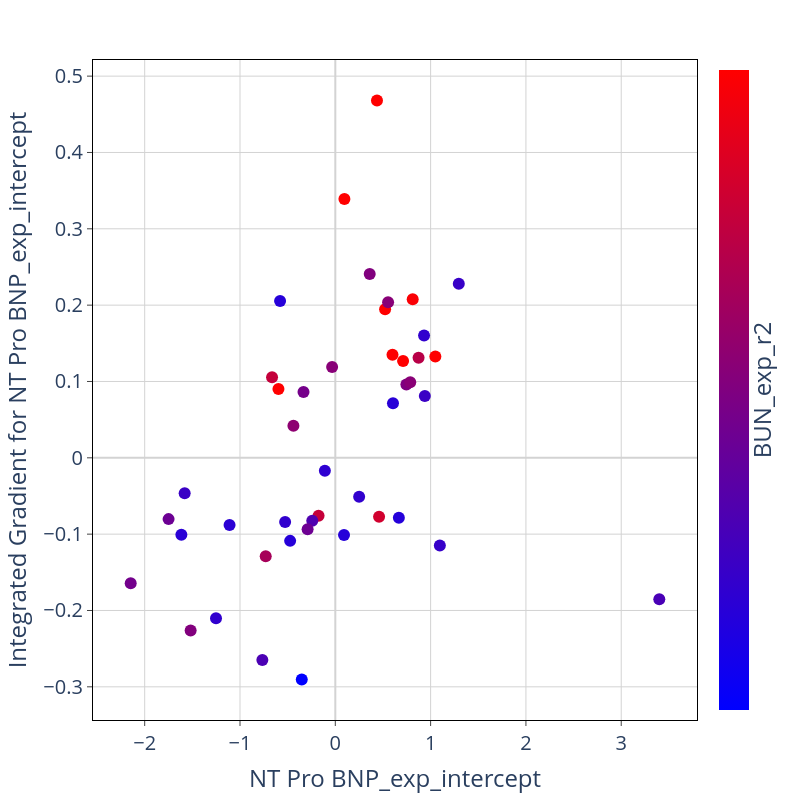

Notebook code cell kept with this figure:
### Code cell
feat_1 = IGtable.columns[feature_order[0]]
feat_2 = IGtable.columns[feature_order[1]]

fig = px.scatter(x = IG_X[feat_1], y = IGtable[feat_1], color = IG_X[feat_2])
fig.update_traces(marker=dict(size=12))

fig.update_layout(
    plot_bgcolor='white',
    autosize=False,
    width=800,
    height=800,
    coloraxis = {'colorscale':'Bluered'},
    xaxis_title = feat_1,
    yaxis_title = "Integrated Gradient for " + feat_1,
    font=dict(size=20)
)

fig.update_xaxes(
    zeroline=True,
    zerolinecolor='lightgrey',
    mirror=True,
    ticks='outside',
    showline=True,
    linecolor='black',
    gridcolor='lightgrey'
    )
    
fig.update_yaxes(
    zeroline=True,
    zerolinecolor='lightgrey',
    mirror=True,
    ticks='outside',
    showline=True,
    linecolor='black',
    gridcolor='lightgrey'
)

fig.update_coloraxes(colorbar_showticklabels=False,
                    colorbar_title=dict(text=feat_2,side = "right"),
                    cmin = -1, cmax = 1)

fig.show()

### Figure 1 — Plotly figure (JSON) as saved in the notebook; plotly's stock layout.template omitted (floating-point values rounded to 4 significant figures)
{"data": [{"hovertemplate": "x=%{x}<br>y=%{y}<br>color=%{marker.color}<extra></extra>", "legendgroup": "", "marker": {"color": [-0.08393, 0.9576, 0.1141, 1.156, 0.4395, 0.9837, -0.6393, -0.7012, -0.0003877, -0.5439, -0.6833, 0.07516, -0.5587, 1.835, 2.248, 2.248, 1.918, 1.359, -0.6151, 0.009139, 0.06568, -3.661, 0.06756, -0.6653, -0.6771, -0.7049, -0.6143, 0.5404, -0.1493, -0.6125, -0.4265, 0.5434, -0.7065, -0.5743, -0.5476, 0.02213, 0.2983, -0.4084, -0.3803, -0.7057, -0.09851, 0.6374, -0.1443, -0.616], "coloraxis": "coloraxis", "size": 12, "symbol": "circle"}, "mode": "markers", "name": "", "orientation": "v", "showlegend": false, "type": "scatter", "x": [-0.3337, 0.8121, -0.4395, 0.5223, 0.8735, 0.6001, -0.1096, -0.5793, 0.7457, 0.9394, 0.6051, 0.7862, 1.296, -0.5965, 0.4372, 0.09547, 1.05, 0.7112, 0.9313, 0.361, -0.03355, -0.352, 0.5538, -1.11, -1.615, -0.4739, -1.252, -0.6637, -1.749, 0.2501, 3.399, -0.1758, 0.6668, 1.097, -1.581, -1.518, -0.7302, -0.7655, -0.2418, 0.09147, -2.147, 0.4592, -0.2906, -0.5267], "xaxis": "x", "y": [0.08621, 0.2078, 0.04187, 0.1945, 0.1309, 0.135, -0.01693, 0.2053, 0.09607, 0.08113, 0.07153, 0.09907, 0.228, 0.09006, 0.4681, 0.3392, 0.1327, 0.127, 0.1602, 0.2409, 0.1191, -0.2904, 0.2036, -0.08804, -0.1009, -0.1088, -0.2101, 0.1054, -0.08031, -0.05104, -0.1854, -0.0758, -0.07864, -0.115, -0.04627, -0.2261, -0.129, -0.265, -0.08232, -0.1012, -0.1644, -0.07734, -0.09372, -0.084], "yaxis": "y"}], "layout": {"autosize": false, "coloraxis": {"cmax": 1, "cmin": -1, "colorbar": {"showticklabels": false, "title": {"side": "right", "text": "BUN_exp_r2"}}, "colorscale": [[0, "rgb(0,0,255)"], [1, "rgb(255,0,0)"]]}, "font": {"size": 20}, "height": 800, "legend": {"tracegroupgap": 0}, "margin": {"t": 60}, "plot_bgcolor": "white", "width": 800, "xaxis": {"anchor": "y", "autorange": true, "domain": [0, 1], "gridcolor": "lightgrey", "linecolor": "black", "mirror": true, "range": [-2.542, 3.795], "showline": true, "ticks": "outside", "title": {"text": "NT Pro BNP_exp_intercept"}, "type": "linear", "zeroline": true, "zerolinecolor": "lightgrey"}, "yaxis": {"anchor": "x", "autorange": true, "domain": [0, 1], "gridcolor": "lightgrey", "linecolor": "black", "mirror": true, "range": [-0.3435, 0.5211], "showline": true, "ticks": "outside", "title": {"text": "Integrated Gradient for NT Pro BNP_exp_intercept"}, "type": "linear", "zeroline": true, "zerolinecolor": "lightgrey"}}}
